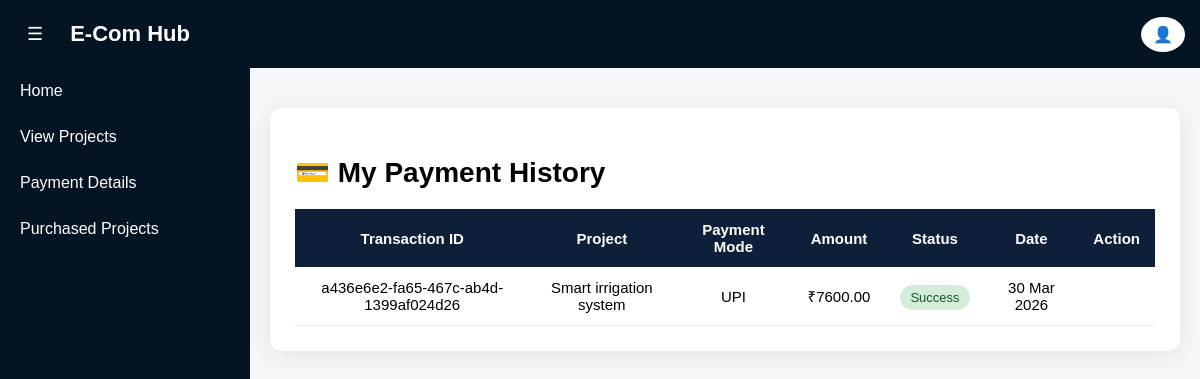
Before: /payment-details/ (signed in) with the older database file.
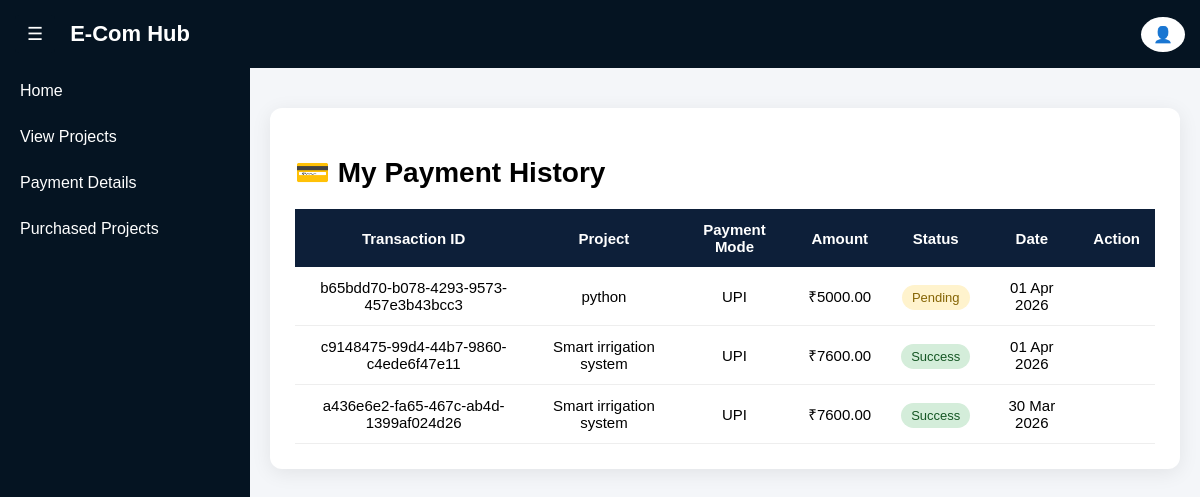
After: the same page with the newer database file.
### ecom_app/models.py (models this page shows, shortened)
class Payment(models.Model):
    PAYMENT_STATUS = (
        ('PENDING', 'Pending'),
        ('SUCCESS', 'Success'),
        ('FAILED', 'Failed'),
    )
    PAYMENT_MODE = (
        ('UPI', 'UPI'),
        ('DEBIT_CARD', 'Debit Card'),
        ('CREDIT_CARD', 'Credit Card'),
        ('WALLET', 'Wallet'),
    )
    user = models.ForeignKey(CustomUser, on_delete=models.CASCADE)
    project = models.ForeignKey(Project, on_delete=models.CASCADE)
    transaction_id = models.CharField(max_length=255, unique=True)
    phonepe_transaction_id = models.CharField(max_length=255, blank=True, null=True)
    payment_mode = models.CharField(max_length=20, choices=PAYMENT_MODE)
    amount = models.DecimalField(max_digits=10, decimal_places=2)
    status = models.CharField(max_length=10, choices=PAYMENT_STATUS, default='PENDING')
    payment_response = models.TextField(blank=True, null=True)
    created_at = models.DateTimeField(default=timezone.now)

class Project(models.Model):
    CATEGORY_CHOICES = (
        ('AI', 'Artificial Intelligence'),
        ('ML', 'Machine Learning'),
        ('DL', 'Deep Learning'),
        ('WEB', 'Web Development'),
        ('IOT', 'Internet of Things'),
        ('DATA', 'Data Science'),
    )
    title = models.CharField(max_length=255)
    video = models.FileField(upload_to='videos/', null=True, blank=True)
    description = models.TextField()
    category = models.CharField(max_length=50, choices=CATEGORY_CHOICES)
    price = models.DecimalField(max_digits=10, decimal_places=2)
    google_drive_link = models.URLField()
    project_image = models.ImageField(upload_to='projects/', null=True, blank=True)
    created_at = models.DateTimeField(auto_now_add=True)

### ecom_app/user_side.py (the view)
# urls.py: path('payment-details/',views.payment_details,name='payment_details'),
@login_required
def payment_details(request):
    payments = Payment.objects.filter(user=request.user).order_by('-created_at')
    return render(request, "user/payment_details.html", {"payments": payments})

### ecom_app/templates/user/payment_details.html (shortened to what this page needs)
{% extends "user/user_base.html" %} {% block content %}
<div class="payment-card">
  <h2 class="page-title">💳 My Payment History</h2>
  <table class="payment-table">
    <thead>
      <tr>
        <th>Transaction ID</th>
        <th>Project</th>
        <th>Payment Mode</th>
        <th>Amount</th>
        <th>Status</th>
        <th>Date</th>
        <th>Action</th>
      </tr>
    </thead>
    <tbody>
      {% for payment in payments %}
      <tr>
        <td>{{ payment.transaction_id }}</td>
        <td>{{ payment.project.title }}</td>
        <td>{{ payment.payment_mode }}</td>
        <td>₹{{ payment.amount }}</td>
        <td>
          {% if payment.status == "SUCCESS" %}
          <span class="status-success">Success</span>
          {% else %}
          <span class="status-pending">Pending</span>
          {% endif %}
        </td>
        <td>{{ payment.created_at|date:"d M Y" }}</td>
        <td>
        </td>
      </tr>
      {% empty %}
      <tr>
        <td colspan="7" class="empty-msg">No Payment History Found</td>
      </tr>
      {% endfor %}
    </tbody>
  </table>
</div>
{% endblock %}

Changed rows visible on the page:
added Payment: transaction_id "b65bdd70-b078-4293-9573-457e3b43bcc3", project "python", payment_mode "UPI", amount "5000.00", status "Pending", created_at "01 Apr 2026"
added Payment: transaction_id "c9148475-99d4-44b7-9860-c4ede6f47e11", project "Smart irrigation system", payment_mode "UPI", amount "7600.00", status "Success", created_at "01 Apr 2026"
